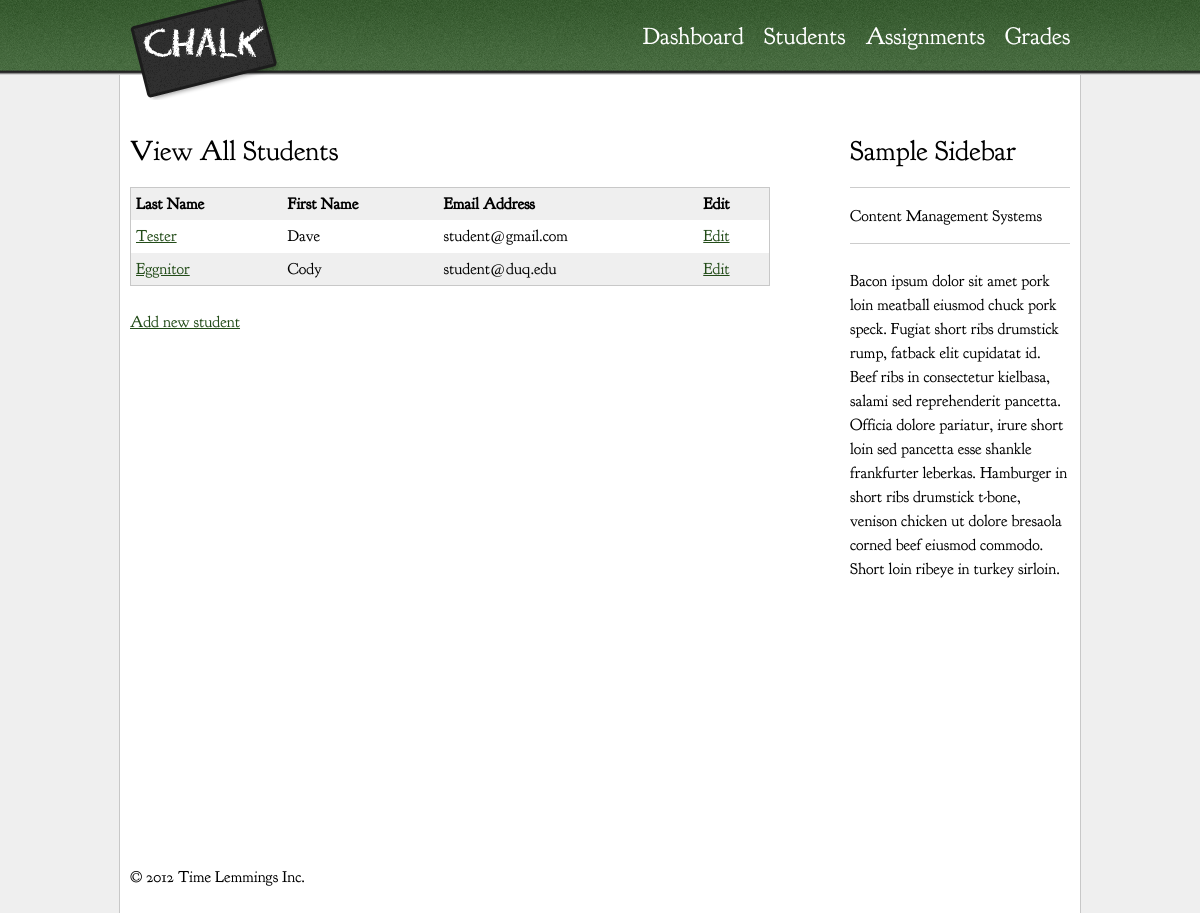
The app's page /index.php/users/viewAll (signed in) with its own data.
### tables this page shows
CREATE TABLE  `users` (
  	`userID` int(10) unsigned NOT NULL auto_increment PRIMARY KEY,
  	`firstName` varchar(50) NOT NULL,
  	`lastName` varchar(50) NOT NULL,
 	`passwd` varchar(150) NOT NULL,
 	`email` varchar(100) NOT NULL,
 	`userLevelID` int(10) unsigned NOT NULL,
 	 CONSTRAINT levelFK FOREIGN KEY (userLevelID) REFERENCES users_level(userLevelID) ON DELETE CASCADE
);

### application/controllers/users.php (called while the page is built, shortened)
<?php if ( ! defined('BASEPATH')) exit('No direct script access allowed');
class Users extends MY_Controller {
	public function __construct(){
		$this->load->model('Users_model');
		$this->load->model('Assignments_model');
		$this->load->model('Submissions_model');
	}
	public function viewAll() {
		$data = $this->Users_model->getAllStudents();
		$send = array('entry' => $data);
		$this->load->view('view_all_students', $send);
	}
}

### public_html/index.php (called while the page is built, shortened)
<?php
require_once BASEPATH.'core/CodeIgniter.php';

### application/models/users_model.php (called while the page is built, shortened)
<?php
class Users_model extends CI_Model{
	function getAllStudents(){
		$query = $this->db->where('userLevelID', STUDENT_LEVEL)->get('users');
		return $query->result();
	}
}
?>

### application/views/view_all_students.php (the view, shortened to what this page needs)
<div role="main" id="main">
	<h2>View All Students</h2>
    <table border="0"
    cellpadding="4">
<thead>
<tr>
	<th>Last Name</th>
	<th>First Name</th>
	<th>Email Address</th>
	<th>Edit</th>
</tr>
</thead>
<?php
foreach($entry as $row):?>
<tr>
<td><?= anchor('users/viewSingle/' . $row->userID, $row->lastName, 'title="View"'); ?></td>
<td><?= $row->firstName ?></td>
<td><?= $row->email ?></td>
<td><?= anchor('users/editStudent/' . $row->userID, 'Edit', 'title="Edit"'); ?></td>
</tr>
<?php endforeach;?>
</table>
<p><?= anchor('users/addStudent', 'Add new student', 'title="Add new student"'); ?></p>
</div>

### public_html/css/style.css (style rules this page uses)
html { font-size: 100%; -webkit-text-size-adjust: 100%; -ms-text-size-adjust: 100%; }
html, button, input, select, textarea { font-family: sans-serif; color: #222; }
body { margin: 0; font-size: 1em; line-height: 1.4; }
a { color: #00e; }
table { border-collapse: collapse; border-spacing: 0; }
td { vertical-align: top; }
a:link { color: #234c19; }
body { background-color: #efefef; color: #000; font-family: "Goudy Bookletter", serif; }
h2 { font-size: 1.75em; margin: .85714em 0; line-height: .85714em; font-weight: normal; }
p { font-size: 1em; margin: 1.5em 0; line-height: 1.5em; }
table { width: 100%; border: 1px solid #c8c8c8; }
td, th { padding: 5px; }
tr:nth-child(even) { background-color: #efefef; }
thead { text-align: left; }
thead tr { background-color: #efefef; }
#main { width: 68.085%; min-height: 750px; float: left; }
#navigation a { color: #fff; text-decoration: none; }

### records on screen
users: userID+lastName "Tester", firstName "Dave", email "student@gmail.com", userID "Edit"
users: userID+lastName "Eggnitor", firstName "Cody", email "student@duq.edu", userID "Edit"

### other values on screen
anchor('dashboard', 'Dashboard', 'title="Dashboard"') "Dashboard"
anchor('users/viewAll', 'Students', 'title="Students"') "Students"
anchor('grades', 'Grades', 'title="Grades"') "Grades"
